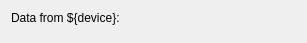
<?xml version="1.0" encoding="UTF-8"?>
<ui version="4.0">
 <class>Form</class>
 <widget class="QWidget" name="Form">
  <property name="geometry">
   <rect>
    <x>0</x>
    <y>0</y>
    <width>307</width>
    <height>43</height>
   </rect>
  </property>
  <property name="windowTitle">
   <string>Form</string>
  </property>
  <layout class="QHBoxLayout" name="horizontalLayout">
   <item>
    <layout class="QFormLayout" name="formLayout">
     <item row="0" column="0">
      <widget class="QLabel" name="label">
       <property name="text">
        <string>Data from ${device}:</string>
       </property>
      </widget>
     </item>
     <item row="0" column="1">
      <widget class="CLabel" name="CLabel">
       <property name="channel" stdset="0">
        <string notr="true">${device}/Acquisition#IntVal</string>
       </property>
       <property name="displayFormat" stdset="0">
        <enum>PyDMLabel::Decimal</enum>
       </property>
      </widget>
     </item>
    </layout>
   </item>
  </layout>
 </widget>
 <customwidgets>
  <customwidget>
   <class>PyDMLabel</class>
   <extends>QLabel</extends>
   <header>pydm.widgets.label</header>
  </customwidget>
  <customwidget>
   <class>CLabel</class>
   <extends>PyDMLabel</extends>
   <header>comrad.widgets.indicators</header>
  </customwidget>
 </customwidgets>
 <resources/>
 <connections/>
</ui>
